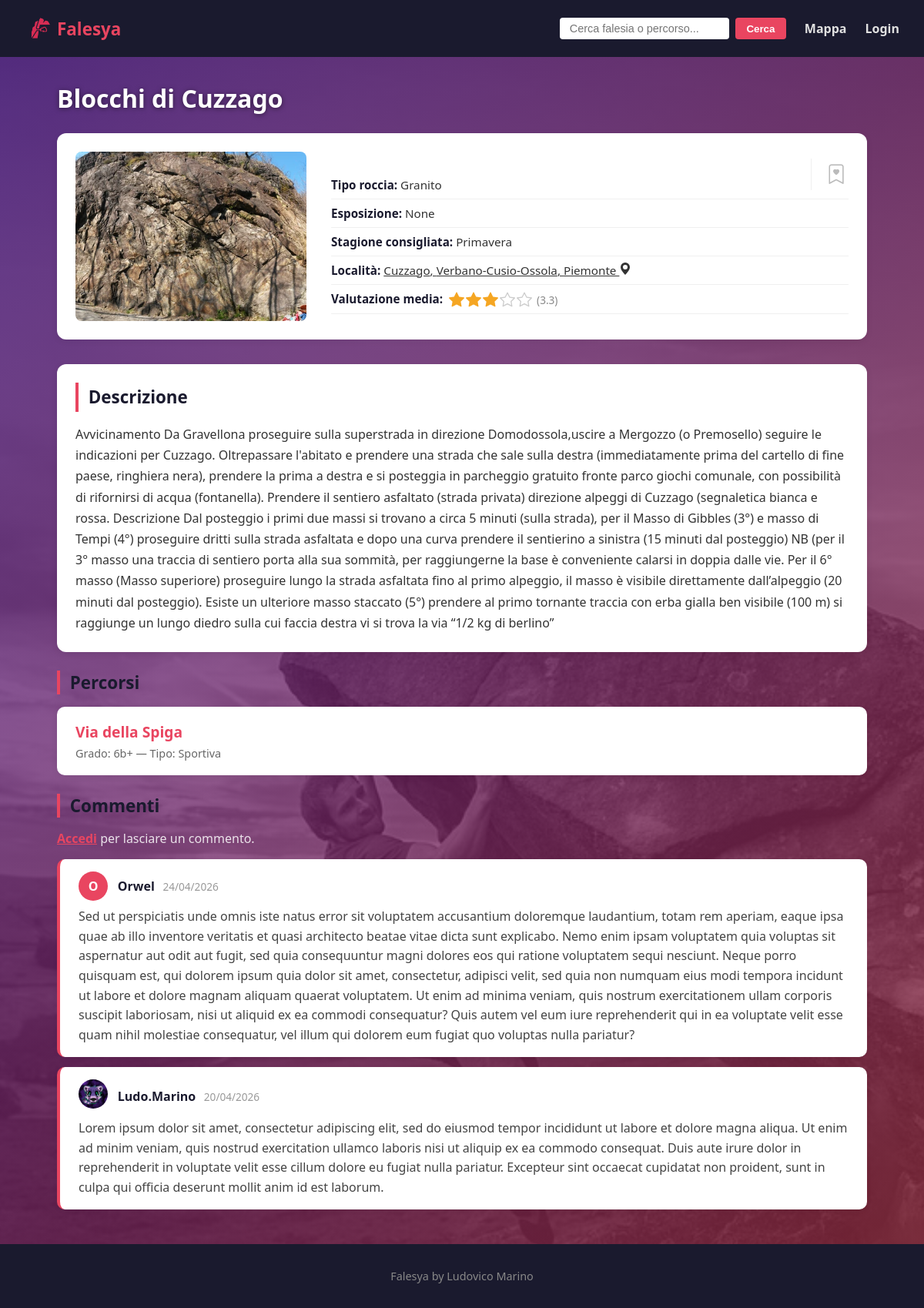
The app's page /falesia/2/ with its own data.
### generale/models.py (models this page shows, shortened)
class Falesia(models.Model):
    ROCK_TYPE_CHOICES = [
    ("limestone", "Calcare"),
    ("granite", "Granito"),
    ("sandstone", "Arenaria"),
    ("basalt", "Basalto"),
    ("conglomerate", "Conglomerato"),
    ("schist", "Scisto"),
    ("gneiss", "Gneiss"),
    ("quartzite", "Quarzite"),
    ("dolomite", "Dolomia"),
    ("tuff", "Tufo"),
    ("rhyolite", "Riolite"),
    ("gabbro", "Gabbro"),
    ("slate", "Ardesia"),
    ("marble", "Marmo"),
    ("volcanic", "Vulcanico"),
]
    STAGIONI = [
        ("primavera", "Primavera"),
        ("estate", "Estate"),
        ("autunno", "Autunno"),
        ("inverno", "Inverno"),
    ]
    ESPOSIZIONE = [
        ("nord", "Nord"),
        ("nord-est", "Nord-Est"),
        ("est", "Est"),
        ("sud-est", "Sud-Est"),
        ("sud", "Sud"),
        ("sud-ovest", "Sud-Ovest"),
        ("ovest", "Ovest"),
        ("nord-ovest", "Nord-Ovest"),
    ]
    nome = models.CharField(max_length=200)
    tipo_roccia = models.CharField(max_length=100, choices=ROCK_TYPE_CHOICES)
    latitudine = models.DecimalField(max_digits=16, decimal_places=12)
    longitudine = models.DecimalField(max_digits=16, decimal_places=12)
    comune = models.CharField(max_length=100)
    provincia = models.CharField(max_length=100)
    regione = models.CharField(max_length=100)
    descrizione = models.TextField()
    esposizione = models.CharField(max_length=50, choices=ESPOSIZIONE,  null=True, blank=True)
    stagione_consigliata = models.CharField(max_length=50, choices=STAGIONI)
    immagine = models.ImageField(upload_to='falesie/', blank=True)

class Percorso(models.Model):
    TIPO_CHOICES = [
        ('sport', 'Sportiva'),
        ('boulder', 'Boulder'),
        ('trad', 'Tradizionale'),
    ]
    SCALA_FRANCESE_GRADI = [
        ('1', '1'),
        ('2', '2'),
        ('3', '3'),
        ('4a', '4a'),
        ('4b', '4b'),
        ('4c', '4c'),
        ('5a', '5a'),
        ('5b', '5b'),
        ('5c', '5c'),
        ('6a', '6a'),
        ('6a+', '6a+'),
        ('6b', '6b'),
        ('6b+', '6b+'),
        ('6c', '6c'),
        ('6c+', '6c+'),
        ('7a', '7a'),
        ('7a+', '7a+'),
        ('7b', '7b'),
        ('7b+', '7b+'),
        ('7c', '7c'),
        ('7c+', '7c+'),
        ('8a', '8a'),
        ('8a+', '8a+'),
        ('8b', '8b'),
        ('8b+', '8b+'),
        ('8c', '8c'),
        ('8c+', '8c+'),
    ]
    nome = models.CharField(max_length=200)
    grado = models.CharField(max_length=10, choices=SCALA_FRANCESE_GRADI)
    n_soste = models.IntegerField()
    tipo = models.CharField(max_length=20, choices=TIPO_CHOICES)
    altezza = models.IntegerField()
    n_spittature = models.IntegerField()
    distanza_spit = models.DecimalField(max_digits=5, decimal_places=2)
    descrizione = models.TextField()
    immagine = models.ImageField(upload_to='percorsi/', blank=True)
    falesia = models.ForeignKey(Falesia, on_delete=models.CASCADE, related_name='percorsi')

class Commento(models.Model):
    utente = models.ForeignKey(User, on_delete=models.CASCADE)
    falesia = models.ForeignKey(Falesia, on_delete=models.CASCADE, null=True, blank=True)
    percorso = models.ForeignKey(Percorso, on_delete=models.CASCADE, null=True, blank=True)
    testo = models.TextField()
    data = models.DateTimeField(auto_now_add=True)

class Profilo(models.Model):
    utente = models.OneToOneField(User, on_delete=models.CASCADE, related_name='profilo')
    immagine_profilo = models.ImageField(upload_to='profili/', blank=True, null=True)

### generale/views.py (the view, shortened to what this page needs)
# urls.py: path('falesia/<int:id>/', views.dettaglio_falesia, name='dettaglio_falesia'),
def dettaglio_falesia(request, id):
    falesia  = get_object_or_404(Falesia, id=id)
    percorsi = falesia.percorsi.all()
    commenti = falesia.commento_set.select_related('utente__profilo').order_by('-data')
    media_voto = Valutazione.objects.filter(falesia=falesia).aggregate(Avg('voto'))['voto__avg']
    is_preferito = (
        request.user.is_authenticated and
        Preferito.objects.filter(utente=request.user, falesia=falesia).exists()
    )
    voto_utente = None
    if request.user.is_authenticated:
        v = Valutazione.objects.filter(utente=request.user, falesia=falesia).first()
        voto_utente = v.voto if v else None
    form_commento    = FormCommento()
    form_valutazione = FormValutazione()
    return render(request, 'generale/dettaglio_falesia.html', {
        'falesia':          falesia,
        'percorsi':         percorsi,
        'commenti':         commenti,
        'media_voto':       media_voto,
        'media_voto_int':   round(media_voto) if media_voto else 0,
        'voto_utente':      voto_utente,
        'form_commento':    form_commento,
        'form_valutazione': form_valutazione,
        'is_preferito':     is_preferito,
    })

### generale/forms.py
class FormCommento(forms.ModelForm):
    class Meta:
        model = Commento
        fields = ['testo']
        widgets = {
            'testo': forms.Textarea(attrs={
                'rows': 3,
                'placeholder': 'Scrivi un commento...',
                'maxlength': 1000,
            })
        }
        labels = {'testo': ''}

class FormValutazione(forms.ModelForm):
    class Meta:
        model = Valutazione
        fields = ['voto']
        widgets = {
            'voto': forms.RadioSelect()
        }
        labels = {'voto': 'La tua valutazione'}

### generale/templates/generale/dettaglio_falesia.html (shortened to what this page needs)
{% extends 'generale/base.html' %}
{% load static %}
{% block contenuto %}
<h1>{{ falesia.nome }}</h1>
<div class="dettaglio-header">
    {% if falesia.immagine %}
    <img src="{{ falesia.immagine.url }}" alt="{{ falesia.nome }}">
    {% else %}
    <img src="{% static 'generale/content/placeholder.png' %}" alt="{{ falesia.nome }}">
    {% endif %}
    <div class="dati">
        <div class="preferiti-header">
            {% if user.is_authenticated %}
            <form action="{% url 'toggle_preferito' %}" method="POST" class="form-preferito">
                {% csrf_token %}
                <input type="hidden" name="tipo" value="falesia">
                <input type="hidden" name="id" value="{{ falesia.id }}">
                <button type="submit" class="btn-preferito"
                    title="{% if is_preferito %}Rimuovi dai preferiti{% else %}Aggiungi ai preferiti{% endif %}">
                    {% if is_preferito %}
                    <i class="bi bi-bookmark-heart-fill"></i>
                    {% else %}
                    <i class="bi bi-bookmark-heart"></i>
                    {% endif %}
                </button>
            </form>
            {% else %}
            <a href="#" class="btn-preferito btn-preferito--disabilitato" title="Accedi per salvare nei preferiti">
                <i class="bi bi-bookmark-heart"></i>
            </a>
            {% endif %}
        </div>
        <p><strong>Tipo roccia:</strong> {{ falesia.get_tipo_roccia_display }}</p>
        <p><strong>Esposizione:</strong> {{ falesia.get_esposizione_display }}</p>
        <p><strong>Stagione consigliata:</strong> {{ falesia.get_stagione_consigliata_display }}</p>
        <p>
            <strong>Località:</strong> <a
                href="https://www.google.com/maps/dir/?api=1&destination={{ falesia.latitudine }},{{ falesia.longitudine }}"
                target="_blank">{{ falesia.comune }}, {{ falesia.provincia }}, {{ falesia.regione }} </a>
            <svg class="geo-icon" xmlns="http://www.w3.org/2000/svg" width="16" height="16" fill="currentColor"
                class="bi bi-geo-alt-fill" viewBox="0 0 16 16">
                <path d="M8 16s6-5.686 6-10A6 6 0 0 0 2 6c0 4.314 6 10 6 10m0-7a3 3 0 1 1 0-6 3 3 0 0 1 0 6" />
            </svg>
        </p>
        <p>
            <strong>Valutazione media:</strong>
            {% if media_voto %}
            <span class="stelle-media">
                    <span class="media-numero">({{ media_voto|floatformat:1 }})</span>
            </span>
            {% else %}
            Nessuna ancora
            {% endif %}
        </p>
    </div>
</div>
<div class="descrizione">
    <h2>Descrizione</h2>
    <p>{{ falesia.descrizione }}</p>
</div>
<div class="percorsi">
    <h2>Percorsi</h2>
    {% for percorso in percorsi %}
    <div class="card">
        <a href="{% url 'dettaglio_percorso' percorso.id %}">
            <h3>{{ percorso.nome }}</h3>
        </a>
        <p>Grado: {{ percorso.grado }} — Tipo: {{ percorso.get_tipo_display }}</p>
    </div>
    {% empty %}
    <p>Nessun percorso disponibile.</p>
    {% endfor %}
</div>
<div class="commenti">
    <h2>Commenti</h2>
    {% if user.is_authenticated %}
    <form method="POST" class="form-commento">
        {% csrf_token %}
        {{ form_commento.testo }}
        {% if form_commento.testo.errors %}
        <span class="errore">{{ form_commento.testo.errors|join:", " }}</span>
        {% endif %}
        <button type="submit" name="invia_commento" class="btn-primario btn-small">Pubblica</button>
    </form>
    {% else %}
    <p class="invito-login"><a href="{% url 'login' %}">Accedi</a> per lasciare un commento.</p>
    {% endif %}
    {% for commento in commenti %}
    <div class="commento">
        <div class="commento-header">
            <div class="avatar-wrapper">
                {% if commento.utente.profilo.immagine_profilo %}
                <img src="{{ commento.utente.profilo.immagine_profilo.url }}" alt="{{ commento.utente.username }}"
                    class="avatar">
                {% else %}
                <div class="avatar avatar-placeholder">
                    {{ commento.utente.username|first|upper }}
                </div>
                {% endif %}
            </div>
            <div>
                <strong>{{ commento.utente.username }}</strong>
                <span class="data-commento">{{ commento.data|date:"d/m/Y" }}</span>
            </div>
        </div>
        <p>{{ commento.testo }}</p>
    </div>
    {% empty %}
    <p>Nessun commento ancora.</p>
    {% endfor %}
</div>
{% endblock %}

### generale/static/generale/css/style.css (style rules this page uses)
* { margin: 0; padding: 0; box-sizing: border-box; }
a { color: inherit; }
body { font-family: 'Segoe UI', sans-serif; color: #222; display: flex; flex-direction: column; min-height: 100vh; background: linear-gradient(135deg, #461482c3, #972f40bf), url('../content/background2.jpg') center/cover no-repeat; background-attachment: fixed; }
h1 { font-size: 2rem; color: #ffffff; margin-bottom: 1.5rem; text-shadow: 0 1px 6px rgba(0,0,0,0.5); }
h2 { font-size: 1.4rem; color: #ffffff; margin: 1.5rem 0 1rem; border-left: 4px solid #e94560; padding-left: 0.8rem; text-shadow: 0 1px 4px rgba(0,0,0,0.4); }
.dettaglio-header h2, .info-sito h2, .card h3, .sezione-preferiti h2, .sezione-preferiti h3, .descrizione h2, .percorsi h2, .commenti h2, .panel-modifica h3, #lista-falesie h2 { color: #1a1a2e; text-shadow: none; }
.card { background: white; border-radius: 10px; padding: 1.2rem 1.5rem; margin-bottom: 1rem; box-shadow: 0 2px 8px rgba(0,0,0,0.08); transition: transform 0.2s, box-shadow 0.2s; }
.card a { text-decoration: none; color: #1a1a2e; }
.card h3 { font-size: 1.2rem; margin-bottom: 0.3rem; color: #e94560; }
.card p { color: #666; font-size: 0.9rem; }
.dettaglio-header { display: flex; gap: 2rem; margin-bottom: 2rem; background: white; padding: 1.5rem; border-radius: 12px; box-shadow: 0 2px 8px rgba(0,0,0,0.08); flex-wrap: wrap; align-items: center; }
.dettaglio-header img { width: 300px; height: 220px; object-fit: cover; border-radius: 8px; }
.dati { flex: 1; min-width: 200px; position: relative; padding-top: 1rem; }
.dati p { padding: 0.5rem 0; border-bottom: 1px solid #f0f0f0; font-size: 0.95rem; color: #333; }
.dati p strong { color: #1a1a2e; }
.stelle-media { display: inline-flex; align-items: center; gap: 2px; vertical-align: middle; margin-left: 4px; }
.stella-media-icona { display: block; }
.stella-piena-statica { color: #f5a623; }
.stella-vuota-statica { color: #ccc; }
.media-numero { font-size: 0.85rem; color: #888; margin-left: 4px; }
.descrizione { background: white; padding: 1.5rem; border-radius: 12px; box-shadow: 0 2px 8px rgba(0,0,0,0.08); margin-bottom: 1.5rem; line-height: 1.7; color: #333; }
.descrizione h2 { color: #1a1a2e; border-left: 4px solid #e94560; padding-left: 0.8rem; text-shadow: none; margin-top: 0; }
.preferiti-header { position: absolute; top: 0; right: 0; padding-left: 1rem; border-left: 1px solid #f0f0f0; }
.btn-preferito { background: none; border: none; cursor: pointer; color: #e94560; font-size: 1.6rem; padding: 0.2rem; display: flex; align-items: center; transition: transform 0.15s, color 0.15s; text-decoration: none; }
.btn-preferito--disabilitato { color: #bbb; cursor: default; }
.commenti { margin-top: 1.5rem; }
.commenti h2 { color: #1a1a2e; text-shadow: none; }
.percorsi h2 { color: #1a1a2e; text-shadow: none; }
.commento { background: white; padding: 1rem 1.5rem; border-radius: 10px; margin-bottom: 0.8rem; box-shadow: 0 2px 6px rgba(0,0,0,0.06); border-left: 4px solid #e94560; }
.commento strong { color: #1a1a2e; }
.commento p { margin-top: 0.4rem; color: #444; line-height: 1.6; }
.commento-header { display: flex; align-items: center; gap: 0.8rem; margin-bottom: 0.5rem; }
.avatar-wrapper { flex-shrink: 0; }
.avatar { width: 38px; height: 38px; border-radius: 50%; object-fit: cover; }
.avatar-placeholder { width: 38px; height: 38px; border-radius: 50%; background-color: #e94560; color: white; font-weight: 700; font-size: 1rem; display: flex; align-items: center; justify-content: center; }
.data-commento { color: #999; font-size: 0.85rem; margin-left: 0.4rem; }
.invito-login { color: rgba(255,255,255,0.85); margin-bottom: 1rem; }
.invito-login a { color: #e94560; font-weight: 600; }

### records on screen
Falesia: nome "Blocchi di Cuzzago", immagine (picture), tipo_roccia "Granito", esposizione "None", stagione_consigliata "Primavera", comune "Cuzzago", provincia "Verbano-Cusio-Ossola", regione "Piemonte", descrizione "Avvicinamento Da Gravellona proseguire sulla superstrada in direzione Domodossola,uscire a Mergozzo (o Premosello) seguire le indicazioni per Cuzzago. Oltrepassare l'abitato e prendere una strada che sale sulla destra (immediatamente prima del cartello di fine paese, ringhiera nera), prendere la prima a destra e si posteggia in parcheggio gratuito fronte parco giochi comunale, con possibilità di rifornirsi di acqua (fontanella). Prendere il sentiero asfaltato (strada privata) direzione alpeggi di Cuzzago (segnaletica bianca e rossa. Descrizione Dal posteggio i primi due massi si trovano a circa 5 minuti (sulla strada), per il Masso di Gibbles (3°) e masso di Tempi (4°) proseguire dritti…"
Percorso: nome "Via della Spiga", grado "6b+", tipo "Sportiva"
Commento: utente.username|first "O", utente.username "Orwel", data "24/04/2026", testo "Sed ut perspiciatis unde omnis iste natus error sit voluptatem accusantium doloremque laudantium, totam rem aperiam, eaque ipsa quae ab illo inventore veritatis et quasi architecto beatae vitae dicta sunt explicabo. Nemo enim ipsam voluptatem quia voluptas sit aspernatur aut odit aut fugit, sed quia consequuntur magni dolores eos qui ratione voluptatem sequi nesciunt. Neque porro quisquam est, qui dolorem ipsum quia dolor sit amet, consectetur, adipisci velit, sed quia non numquam eius modi tempora incidunt ut labore et dolore magnam aliquam quaerat voluptatem. Ut enim ad minima veniam, quis nostrum exercitationem ullam corporis suscipit laboriosam, nisi ut aliquid ex ea commodi…"
Commento: utente.profilo.immagine_profilo (picture), utente.username "Ludo.Marino", data "20/04/2026", testo "Lorem ipsum dolor sit amet, consectetur adipiscing elit, sed do eiusmod tempor incididunt ut labore et dolore magna aliqua. Ut enim ad minim veniam, quis nostrud exercitation ullamco laboris nisi ut aliquip ex ea commodo consequat. Duis aute irure dolor in reprehenderit in voluptate velit esse cillum dolore eu fugiat nulla pariatur. Excepteur sint occaecat cupidatat non proident, sunt in culpa qui officia deserunt mollit anim id est laborum."

### other values on screen
{{ media_voto|floatformat:1 }} "3.3"
